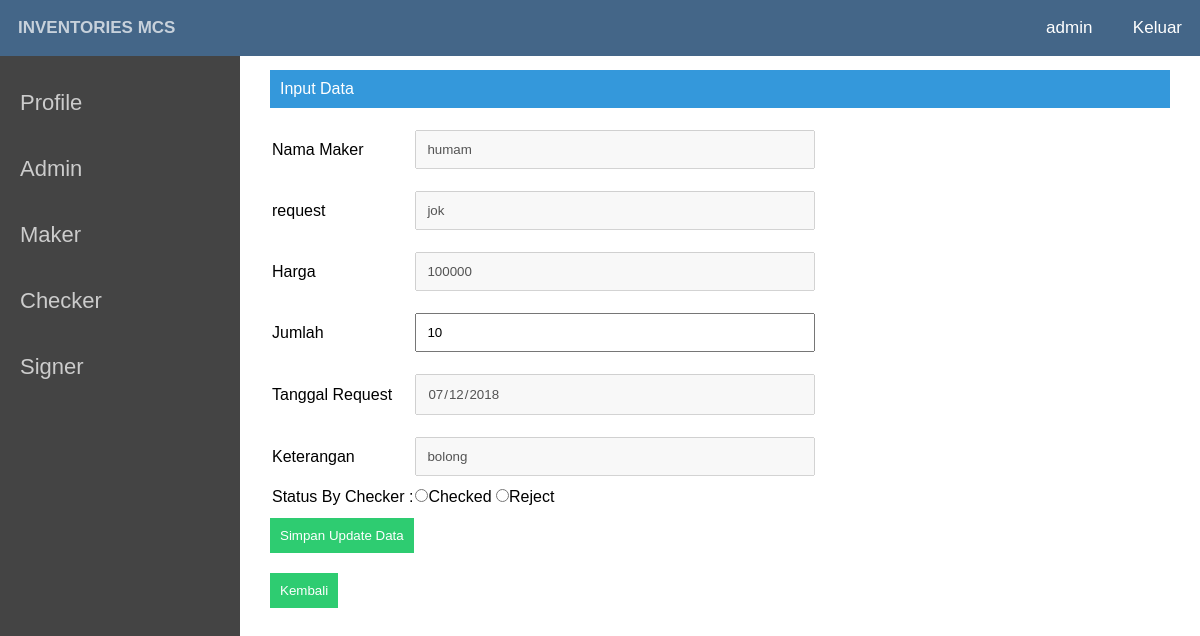
Screenshot of /admin_edit_checker.php?id_maker=12 (signed in) with the database file from the repository.
### tables this page shows
CREATE TABLE `maker` (
  `id_maker` int(11) NOT NULL,
  `nama_maker` varchar(50) NOT NULL,
  `request` varchar(500) NOT NULL,
  `harga` int(10) NOT NULL,
  `jumlah` int(5) NOT NULL,
  `tanggal_request` date NOT NULL,
  `keterangan` varchar(250) NOT NULL,
  `status` enum('-','Checked','Reject') NOT NULL,
  `approvement` enum('-','Approved','Unapproved') NOT NULL
);

### admin_edit_checker.php (the view, shortened to what this page needs)
<html>
<head>
</head>
<link rel="stylesheet" type="text/css" href="asset/style.css">
<body>
<nav>
			<ul class="kiri">
			<li><a href="">Inventories MCS</a></li>
			</ul>
			<ul class="kanan">
			<li><a href="profile.php"><?php echo $_SESSION['username']; ?></a>
				<a href="logut.php"> Keluar </a></li>
			</ul>
		</nav>
<div class="sidebar">
		<ul>
			<li><a href="profile.php">Profile</a></li>
			<li><a href="user.php">Admin</a></li>
			<li><a href="admin_maker.php">Maker</a></li>
			<li><a href="admin_checker.php">Checker</a></li>
			<li><a href="admin_signer.php">Signer</a></li>
		</ul>
	</div>
<?php
	include 'db.php';
	$id_maker = $_GET['id_maker'];
	$data = mysqli_query($connect, "SELECT * FROM maker WHERE id_maker='$id_maker'");
	while($d = mysqli_fetch_array($data)){
?>
<div class="main">
	<div class="isimain">
		<span class="span">Input Data</span>
			<form action="" method="POST">
			<table>
				<tr>
					<td>Nama Maker</td>
					<td> <input type="text" disabled name="nama_maker" value="<?php echo $d['nama_maker']; ?>" required autofocus></td>
				</tr>
				<tr>
					<td>request</td>
					<td><input type="text" disabled name="request" value="<?php echo $d['request']; ?>" required autofocus><br></td>
				</tr>
				<tr>
					<td>Harga</td>
					<td><input type="text" disabled name="harga" value="<?php echo $d['harga']; ?>" required autofocus><br></td>
				</tr>
				<tr>
					<td>Jumlah</td>
					<td><input type="text" name="jumlah" value="<?php echo $d['jumlah']; ?>" required autofocus><br></td>
				</tr>
				<tr>
					<td>Tanggal Request</td>
					<td><input type="date" disabled name="tanggal_request" value="<?php echo $d['tanggal_request']; ?>" required autofocus><br></td>
				</tr>
				<tr>
					<td>Keterangan</td>
					<td><input type="text" disabled name="keterangan" value="<?php echo $d['keterangan']; ?>"><br></td>
				</tr>
				<tr>
                	<td width="20%" align="left">Status By Checker : </td>
                    <td>
                    <input type="radio" name="status" value="Checked" required />Checked
   					<input type="radio" name="status" value="Reject" required />Reject
                    </td>
                </tr>
			</table>
				<input type="submit" name="submit" value="Simpan Update Data">
			</form>
			<form action="admin_checker.php" method=POST>
				<input type="submit" value="Kembali">
			</form>
			<?php
				}
			 ?>
	</div>
</div>
</body>
</html>

### asset/style.css (style rules this page uses)
* { margin:0;padding:0;font-family:arial }
nav { width: 100%; background: #468; position: fixed; z-index: 999; }
.kiri { float:left; width: 500px; }
.kiri a { font-weight:bold }
.kanan { float:right }
nav .kanan li { list-style:none;display:inline }
nav ul li a { font-size:17px; }
nav .kanan li a { display:inline-block;padding:18px;color:#fff; }
nav .kiri li a { display:inline-block;padding:18px;color:#fff;text-transform:uppercase }
a { text-decoration:none }
.sidebar { width:20%;background:#444;position:fixed;height:100%;padding-top:70px;overflow:hidden;float:left }
.sidebar ul li { list-style:none; }
.sidebar ul li a { padding:20px;width:100%;color:#ccc;display:block;transition:0.4s }
.main { float:right;width:80%; }
.span { background:#3498db;color:#fff;padding:10px;display:inherit;margin-bottom:10px; }
.isimain { padding:70px 30px 30px 30px; }
input[type=text],select,textarea { width:400px;margin:10px 0 10px 0;padding:10px;resize:none }
input[type=date],select,textarea { width:400px;margin:10px 0 10px 0;padding:10px;resize:none }
input[type=submit] { margin:10px 0 10px 0;outline:0;background:#2ecc71;color:#fff;border:0;padding:10px;cursor:pointer }
a { text-decoration: none; font-size: 22px; color: black; }

### rows the page displays
maker: nama_maker "humam", request "jok", harga "100000", jumlah "10", tanggal_request "07/12/2018", keterangan "bolong"

### other values shown
$_SESSION['username'] "admin"
